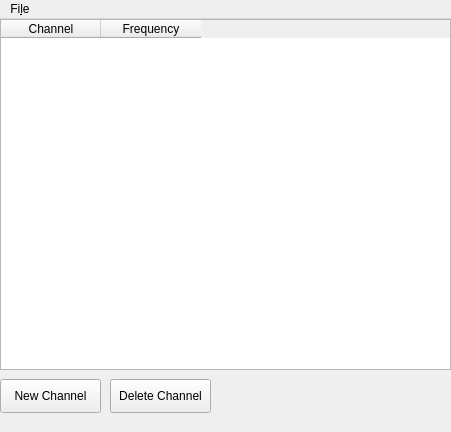
<?xml version="1.0" encoding="UTF-8"?>
<ui version="4.0">
 <class>TrunkChannels</class>
 <widget class="QMainWindow" name="TrunkChannels">
  <property name="geometry">
   <rect>
    <x>0</x>
    <y>0</y>
    <width>451</width>
    <height>432</height>
   </rect>
  </property>
  <property name="windowTitle">
   <string>Trunking Band Plan</string>
  </property>
  <widget class="QWidget" name="centralwidget">
   <widget class="QTableWidget" name="tableWidget">
    <property name="geometry">
     <rect>
      <x>0</x>
      <y>0</y>
      <width>451</width>
      <height>351</height>
     </rect>
    </property>
    <column>
     <property name="text">
      <string>Channel</string>
     </property>
    </column>
    <column>
     <property name="text">
      <string>Frequency</string>
     </property>
    </column>
   </widget>
   <widget class="QPushButton" name="pushButton">
    <property name="geometry">
     <rect>
      <x>0</x>
      <y>360</y>
      <width>101</width>
      <height>34</height>
     </rect>
    </property>
    <property name="text">
     <string>New Channel</string>
    </property>
   </widget>
   <widget class="QPushButton" name="pushButton_2">
    <property name="geometry">
     <rect>
      <x>110</x>
      <y>360</y>
      <width>101</width>
      <height>34</height>
     </rect>
    </property>
    <property name="text">
     <string>Delete Channel</string>
    </property>
   </widget>
  </widget>
  <widget class="QMenuBar" name="menubar">
   <property name="geometry">
    <rect>
     <x>0</x>
     <y>0</y>
     <width>451</width>
     <height>30</height>
    </rect>
   </property>
   <widget class="QMenu" name="menuQuit">
    <property name="title">
     <string>Fi&amp;le</string>
    </property>
    <addaction name="actionLoad"/>
    <addaction name="actionSave"/>
    <addaction name="separator"/>
    <addaction name="actionEnforce"/>
   </widget>
   <addaction name="menuQuit"/>
  </widget>
  <action name="actionLoad">
   <property name="text">
    <string>Load</string>
   </property>
  </action>
  <action name="actionSave">
   <property name="text">
    <string>Save</string>
   </property>
  </action>
  <action name="actionEnforce">
   <property name="text">
    <string>Enforce</string>
   </property>
  </action>
 </widget>
 <resources/>
 <connections>
  <connection>
   <sender>actionEnforce</sender>
   <signal>triggered()</signal>
   <receiver>TrunkChannels</receiver>
   <slot>enforce()</slot>
   <hints>
    <hint type="sourcelabel">
     <x>-1</x>
     <y>-1</y>
    </hint>
    <hint type="destinationlabel">
     <x>399</x>
     <y>299</y>
    </hint>
   </hints>
  </connection>
  <connection>
   <sender>actionLoad</sender>
   <signal>triggered()</signal>
   <receiver>TrunkChannels</receiver>
   <slot>load()</slot>
   <hints>
    <hint type="sourcelabel">
     <x>-1</x>
     <y>-1</y>
    </hint>
    <hint type="destinationlabel">
     <x>399</x>
     <y>299</y>
    </hint>
   </hints>
  </connection>
  <connection>
   <sender>actionSave</sender>
   <signal>triggered()</signal>
   <receiver>TrunkChannels</receiver>
   <slot>save()</slot>
   <hints>
    <hint type="sourcelabel">
     <x>-1</x>
     <y>-1</y>
    </hint>
    <hint type="destinationlabel">
     <x>399</x>
     <y>299</y>
    </hint>
   </hints>
  </connection>
 </connections>
</ui>
